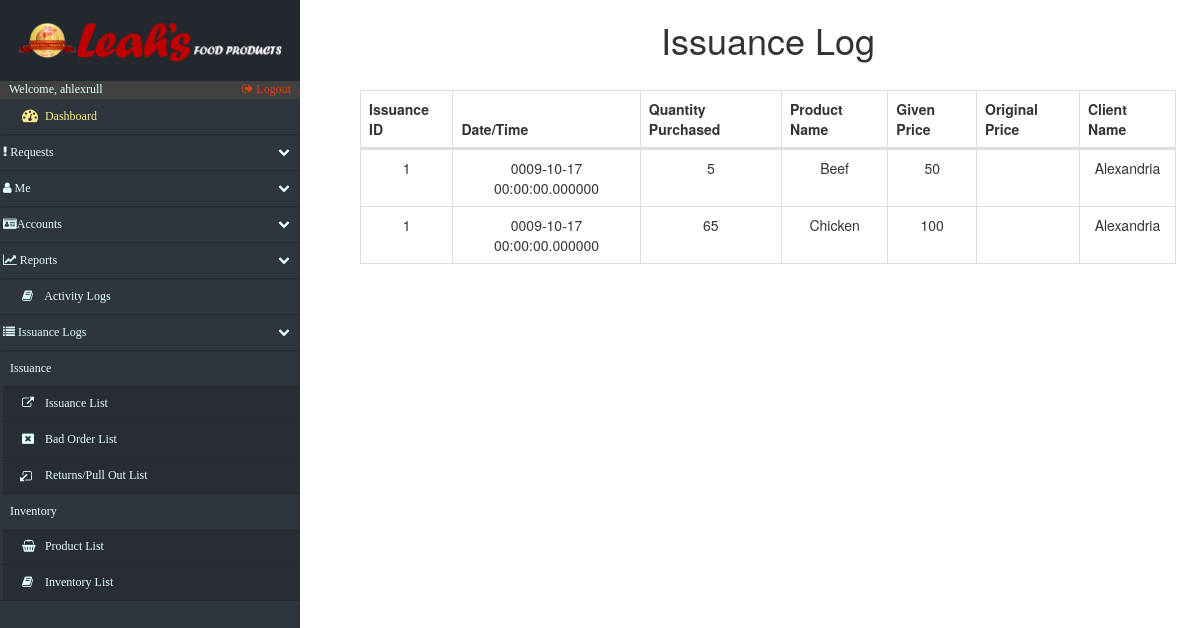
The page /log_Issuance.php (signed in) on the database as committed earlier.
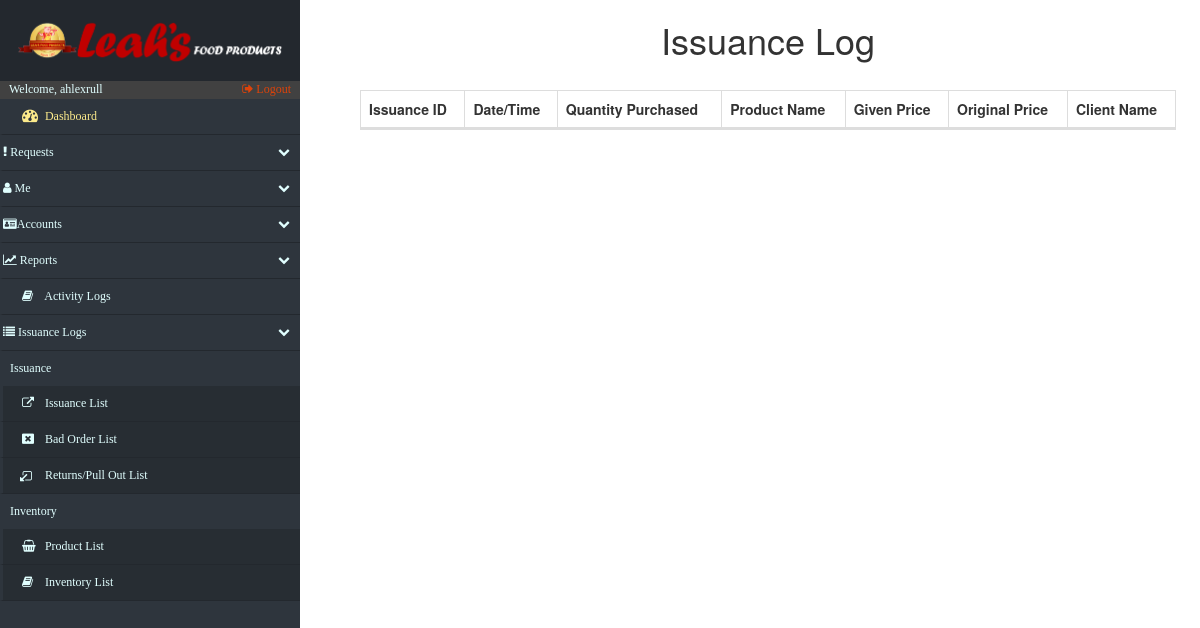
The same page on the database as committed later.
### tables this page shows
CREATE TABLE `issuance` (
  `issue_id` int(15) NOT NULL,
  `issue_date_time` datetime(6) NOT NULL,
  `client_id` int(15) NOT NULL,
  `issue_account` int(12) DEFAULT NULL,
  `remarks` varchar(45) DEFAULT NULL
);

CREATE TABLE `issuance_list` (
  `issue_id` int(15) NOT NULL,
  `prod_qty` int(15) NOT NULL,
  `prod_price` int(15) NOT NULL,
  `prod_id` int(15) NOT NULL,
  `remarks` varchar(200) DEFAULT NULL
);

CREATE TABLE `product_list` (
  `productList_id` int(15) NOT NULL,
  `productList_name` varchar(50) DEFAULT NULL,
  `category_id` int(15) NOT NULL,
  `productList_origprice` decimal(13,2) DEFAULT NULL
);

CREATE TABLE `clients` (
  `c_id` int(15) NOT NULL,
  `c_name` varchar(20) NOT NULL,
  `c_address` varchar(20) NOT NULL,
  `c_contact_no` int(20) NOT NULL,
  `c_contact_person` varchar(20) NOT NULL,
  `c_location` varchar(50) DEFAULT NULL
);

### log_Issuance.php (the view, shortened to what the changed rows need)
<!DOCTYPE html>
<html lang="en">
<head>
    <?php include('fragments/config.php') ?>
    <link rel="stylesheet" href="https://maxcdn.bootstrapcdn.com/bootstrap/3.3.7/css/bootstrap.min.css">
    <link href="src/css/datatables.css" rel="stylesheet">
    <link href="//maxcdn.bootstrapcdn.com/font-awesome/4.2.0/css/font-awesome.min.css" rel="stylesheet">
    <link href="src/css/sidebar.css" rel="stylesheet">
    <link href="src/css/custom.css" rel="stylesheet">
</head>
<body>
    <div id="page-content-wrapper">
        <div class="containers">
            <table class="table table-striped table-bordered">
                <h1 align="center">Issuance Log</h1>
            </table>
            <?php
                            $retrieve = ("SELECT I.issue_id AS 'Issuance_id', issue_date_time AS 'Date/Time', prod_qty AS 'Quantity Purchased', prod_price AS 'Given Price',productList_origprice AS 'Original Price', c_name AS 'Client Name', productList_name AS 'Product Name' FROM issuance as I INNER JOIN issuance_list as IL ON I.issue_id = IL.issue_id INNER JOIN clients ON I.client_id and clients.c_id INNER JOIN product_list ON IL.prod_id = product_list.productList_id");
                            $results = mysqli_query($db, $retrieve);
                        ?>
                <table id="datatables" class="table table-hover table-bordered dataTable" cellspacing="0" width="100%" role="grid" aria-describedby="myTable_info" style="width: 100%;">
                    <thead>
                        <tr>
                            <th>Issuance ID</th>
                            <th>Date/Time</th>
                            <th>Quantity Purchased</th>
                            <th>Product Name</th>
                            <th>Given Price</th>
                            <th>Original Price</th>
                            <th>Client Name</th>
                        </tr>
                    </thead>
                    <tbody>
                        <?php
                            foreach ($results as $data):
                        ?>
                            <tr>
                                <td data-title="Issuance ID">
                                    <?php echo $data["Issuance_id"]; ?>
                                </td>
                                <td data-title="Date/Time">
                                    <?php echo $data["Date/Time"]; ?>
                                </td>
                                <td data-title="Quantity Purchased">
                                    <?php echo $data["Quantity Purchased"]; ?>
                                </td>
                                <td data-title="Product Name">
                                    <?php echo $data["Product Name"]; ?>
                                </td>
                                <td data-title="Given Price">
                                    <?php echo $data["Given Price"]; ?>
                                </td>
                                <td data-title="Original Price">
                                </td>
                                <td data-title="Client Name">
                                    <?php echo $data["Client Name"]; ?>
                                </td>
                            </tr>
                            <?php
                            endforeach;
                        ?>
                    </tbody>
                </table>
        </div>
    </div>
</body>
</html>

Rows that differ between the two databases and show on the page:
removed issuance: issue_id "1", issue_date_time "0009-10-17 00:00:00.000000", issuance_list.prod_qty "5", product_list.productList_name "Beef", issuance_list.prod_price "50", client.c_name "Alexandria", issuance_list.prod_qty "65", product_list.productList_name "Chicken", issuance_list.prod_price "100"
